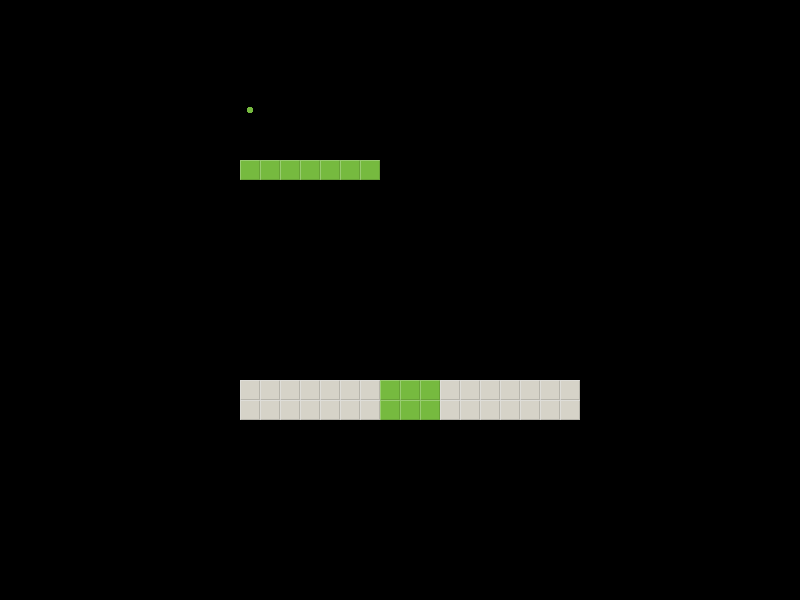

Tiled map render using the project's own tile images. Description and the map definition, with tile-layer contents summarised, below:
An orthogonal 40x30 tile map with 20x20 px tiles, 2 tile layers (background, colors), 2 tilesets.

<map version="1.0" orientation="orthogonal" width="40" height="30" tilewidth="20" tileheight="20">
 <tileset firstgid="1" name="background" tilewidth="20" tileheight="20">
  <image source="tiles/tileset20.png" width="40" height="60" />
  <terraintypes>
   <terrain name="New Terrain" tile="-1" />
  </terraintypes>
  <tile id="0">
   <properties>
    <property name="blocked" value="true" />
    <property name="type" value="terrain" />
   </properties>
  </tile>
  <tile id="1">
   <properties>
    <property name="type" value="terrain" />
   </properties>
  </tile>
  <tile id="2" terrain="0,0,0,0">
   <properties>
    <property name="type" value="exit" />
   </properties>
  </tile>
  <tile id="3" terrain="0,0,0,0">
   <properties>
    <property name="type" value="exit" />
   </properties>
  </tile>
  <tile id="4" terrain="0,0,0,0">
   <properties>
    <property name="type" value="exit" />
   </properties>
  </tile>
  <tile id="5" terrain="0,0,0,0">
   <properties>
    <property name="type" value="exit" />
   </properties>
  </tile>
 </tileset>
 <tileset firstgid="7" source="colors.tsx" />
 <layer name="background" width="40" height="30" opacity="0.9">
  <data>[1200 cells, 1200 non-empty, 2 distinct tile ids]</data>
 </layer>
 <layer name="colors" width="40" height="30">
  <data>[1200 cells, 15 non-empty, 3 distinct tile ids]</data>
 </layer>
</map>
